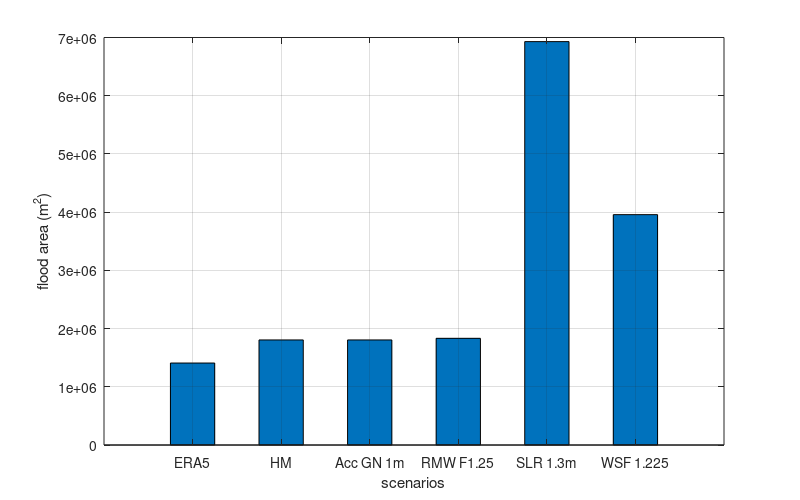

Reproduce this figure in MATLAB.
clear all
close all

fa=load('plots/six_cases/flood_area.txt');
flooda=fa';
case_name={'ERA5','HM','Acc GN 1m','RMW F1.25','SLR 1.3m','WSF 1.225'};

fig=figure(1);
clf
wid=8;
len=5;
set(fig,'units','inches','paperunits','inches','papersize',...
    [wid len],'position',[1 1 wid len],'paperposition',[0 0 wid len]);
y=[flooda];
bar(y,0.5)
ylabel('flood area (m^2)');
xlabel('scenarios')
grid
%text(1,9.6,['Relative RMSE = ' num2str(RRMSE*100,3) '%' ])
set(gca,'XtickLabel',case_name)

print('-djpeg100', 'plots/six_cases/nearcom_bars.jpg');